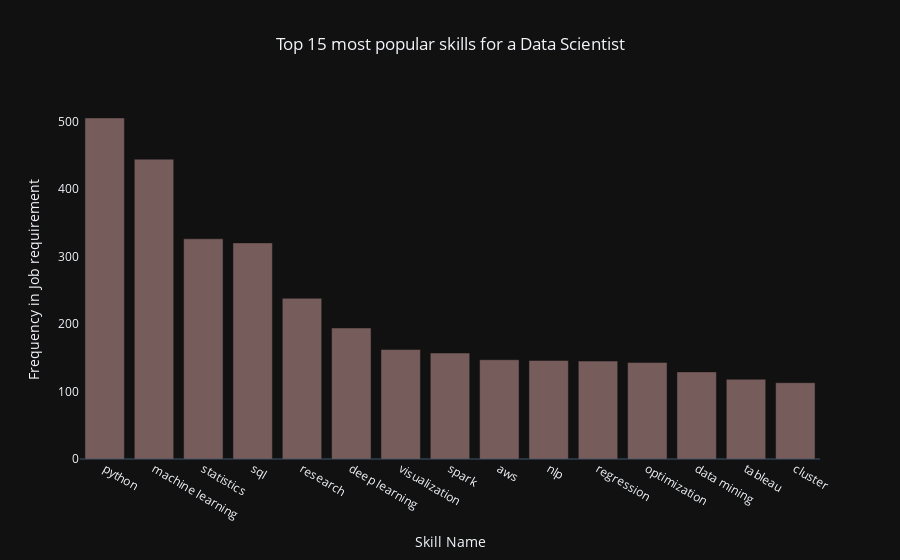

The notebook cell this image was saved under:
### Markdown cell above
## 8.3 Plotting Bar Chart using plotly for top 15 skills.

### Code cell
sorted_d = dict(sorted(d.items(), key = lambda x: x[1], reverse = True))

first_n = dict(zip(list(sorted_d.keys())[:15], list(sorted_d.values())[:15]))

names = list(first_n.keys())
values = list(first_n.values())


data = go.Bar(x= list(first_n.keys()),y=list(first_n.values()),orientation='v',marker={'color':'rosybrown'},
            opacity=0.6)



layout = go.Layout(title='Top 15 most popular skills for a Data Scientist',title_x=0.5,
               yaxis={'title':'Frequency in Job requirement'},
               xaxis={'title':'Skill Name'})


fig = go.Figure(data=data,layout=layout)
fig.update_yaxes(showgrid=False)
fig.update_layout(template = 'plotly_dark')

iplot(fig)

### Figure 1 — Plotly figure (JSON) as saved in the notebook; plotly's stock layout.template omitted (floating-point values rounded to 4 significant figures)
{"data": [{"marker": {"color": "rosybrown"}, "opacity": 0.6, "orientation": "v", "type": "bar", "x": ["python", "machine learning", "statistics", "sql", "research", "deep learning", "visualization", "spark", "aws", "nlp", "regression", "optimization", "data mining", "tableau", "cluster"], "y": [505, 444, 326, 320, 238, 194, 162, 157, 147, 146, 145, 143, 129, 118, 113]}], "layout": {"title": {"text": "Top 15 most popular skills for a Data Scientist", "x": 0.5}, "xaxis": {"title": {"text": "Skill Name"}}, "yaxis": {"showgrid": false, "title": {"text": "Frequency in Job requirement"}}}}
